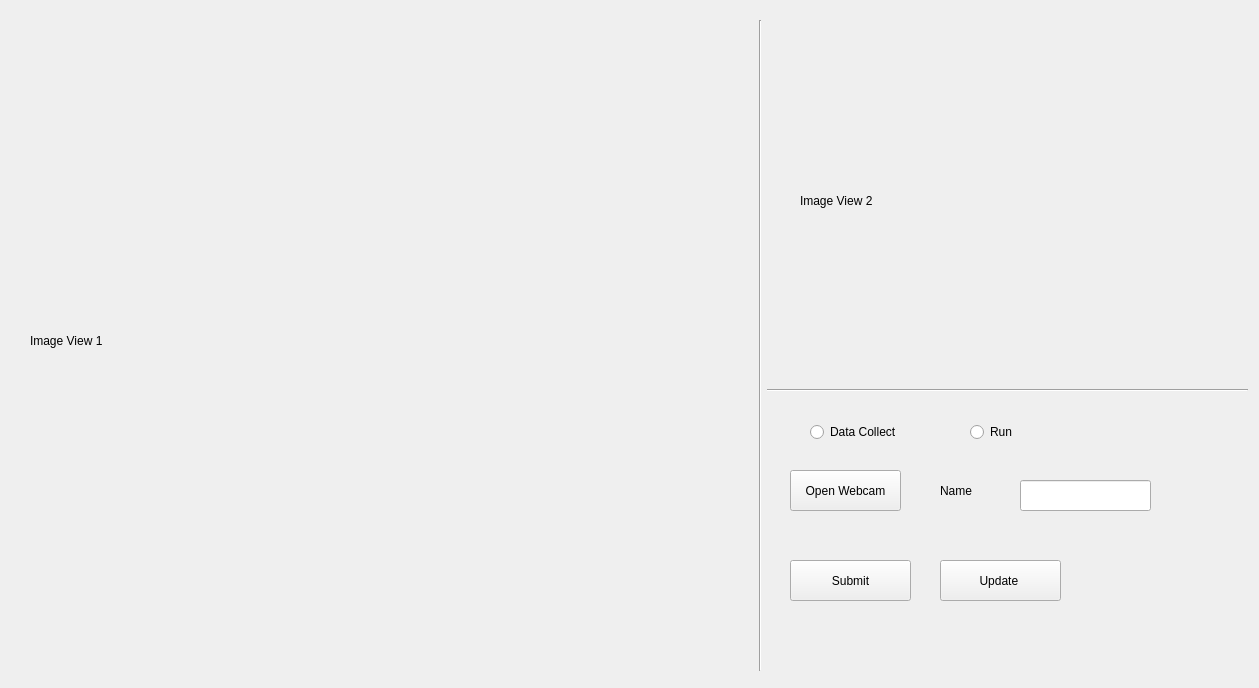
<?xml version="1.0" encoding="UTF-8"?>
<ui version="4.0">
 <class>Widget</class>
 <widget class="QWidget" name="Widget">
  <property name="geometry">
   <rect>
    <x>0</x>
    <y>0</y>
    <width>1259</width>
    <height>688</height>
   </rect>
  </property>
  <property name="windowTitle">
   <string>Widget</string>
  </property>
  <widget class="Line" name="line">
   <property name="geometry">
    <rect>
     <x>767</x>
     <y>380</y>
     <width>481</width>
     <height>21</height>
    </rect>
   </property>
   <property name="orientation">
    <enum>Qt::Horizontal</enum>
   </property>
  </widget>
  <widget class="Line" name="line_2">
   <property name="geometry">
    <rect>
     <x>750</x>
     <y>20</y>
     <width>21</width>
     <height>651</height>
    </rect>
   </property>
   <property name="orientation">
    <enum>Qt::Vertical</enum>
   </property>
  </widget>
  <widget class="QLabel" name="Image1_label">
   <property name="geometry">
    <rect>
     <x>30</x>
     <y>30</y>
     <width>681</width>
     <height>621</height>
    </rect>
   </property>
   <property name="text">
    <string>Image View 1</string>
   </property>
  </widget>
  <widget class="QLabel" name="Image2_label">
   <property name="geometry">
    <rect>
     <x>800</x>
     <y>20</y>
     <width>411</width>
     <height>361</height>
    </rect>
   </property>
   <property name="text">
    <string>Image View 2</string>
   </property>
  </widget>
  <widget class="QPushButton" name="open_webcam_btn">
   <property name="geometry">
    <rect>
     <x>790</x>
     <y>470</y>
     <width>111</width>
     <height>41</height>
    </rect>
   </property>
   <property name="text">
    <string>Open Webcam</string>
   </property>
  </widget>
  <widget class="QPushButton" name="submit_btn">
   <property name="geometry">
    <rect>
     <x>790</x>
     <y>560</y>
     <width>121</width>
     <height>41</height>
    </rect>
   </property>
   <property name="text">
    <string>Submit</string>
   </property>
  </widget>
  <widget class="QRadioButton" name="data_collect_rbtn">
   <property name="geometry">
    <rect>
     <x>810</x>
     <y>420</y>
     <width>110</width>
     <height>24</height>
    </rect>
   </property>
   <property name="text">
    <string>Data Collect</string>
   </property>
  </widget>
  <widget class="QRadioButton" name="run_rbtn">
   <property name="geometry">
    <rect>
     <x>970</x>
     <y>420</y>
     <width>110</width>
     <height>24</height>
    </rect>
   </property>
   <property name="text">
    <string>Run</string>
   </property>
  </widget>
  <widget class="QLabel" name="label_3">
   <property name="geometry">
    <rect>
     <x>940</x>
     <y>470</y>
     <width>71</width>
     <height>41</height>
    </rect>
   </property>
   <property name="text">
    <string>Name</string>
   </property>
  </widget>
  <widget class="QLineEdit" name="name_text">
   <property name="geometry">
    <rect>
     <x>1020</x>
     <y>480</y>
     <width>131</width>
     <height>31</height>
    </rect>
   </property>
  </widget>
  <widget class="QPushButton" name="update_btn">
   <property name="geometry">
    <rect>
     <x>940</x>
     <y>560</y>
     <width>121</width>
     <height>41</height>
    </rect>
   </property>
   <property name="text">
    <string>Update </string>
   </property>
  </widget>
  <widget class="QLabel" name="msg_name">
   <property name="geometry">
    <rect>
     <x>1020</x>
     <y>520</y>
     <width>131</width>
     <height>31</height>
    </rect>
   </property>
   <property name="text">
    <string/>
   </property>
  </widget>
 </widget>
 <resources/>
 <connections/>
</ui>
